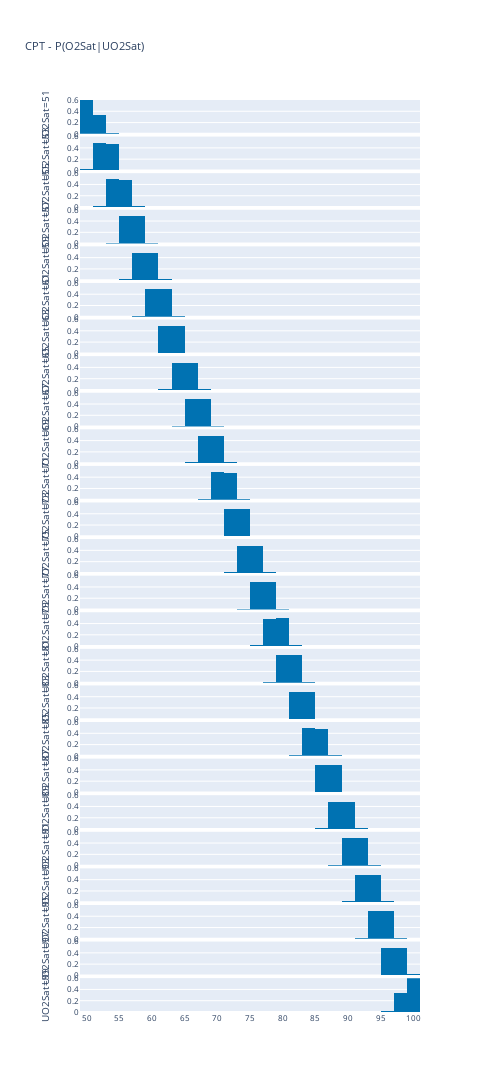

Notebook cell for this chart:
### Code cell
plot_2d_cpt(O2Sat.cpt, O2Sat, UO2Sat, height=2000, invert=False)

### Figure 1 — Plotly figure (JSON) as saved in the notebook; plotly's stock layout.template omitted (floating-point values rounded to 4 significant figures)
{"data": [{"histfunc": "sum", "marker": {"color": "#0072b2"}, "type": "histogram", "x": [49, 51, 53, 55, 57, 59, 61, 63, 65, 67, 69, 71, 73, 75, 77, 79, 81, 83, 85, 87, 89, 91, 93, 95, 97, 99], "xaxis": "x", "xbins": {"end": 101, "size": 2, "start": 49}, "y": [0.6568, 0.3327, 0.01039, 3.383e-05, 0, 0, 0, 0, 0, 0, 0, 0, 0, 0, 0, 0, 0, 0, 0, 0, 0, 0, 0, 0, 0, 0], "yaxis": "y"}, {"histfunc": "sum", "marker": {"color": "#0072b2"}, "type": "histogram", "x": [49, 51, 53, 55, 57, 59, 61, 63, 65, 67, 69, 71, 73, 75, 77, 79, 81, 83, 85, 87, 89, 91, 93, 95, 97, 99], "xaxis": "x2", "xbins": {"end": 101, "size": 2, "start": 49}, "y": [0.0237, 0.4866, 0.4761, 0.01359, 0, 0, 0, 0, 0, 0, 0, 0, 0, 0, 0, 0, 0, 0, 0, 0, 0, 0, 0, 0, 0, 0], "yaxis": "y2"}, {"histfunc": "sum", "marker": {"color": "#0072b2"}, "type": "histogram", "x": [49, 51, 53, 55, 57, 59, 61, 63, 65, 67, 69, 71, 73, 75, 77, 79, 81, 83, 85, 87, 89, 91, 93, 95, 97, 99], "xaxis": "x3", "xbins": {"end": 101, "size": 2, "start": 49}, "y": [0.0001014, 0.01416, 0.4899, 0.4809, 0.01495, 0, 0, 0, 0, 0, 0, 0, 0, 0, 0, 0, 0, 0, 0, 0, 0, 0, 0, 0, 0, 0], "yaxis": "y3"}, {"histfunc": "sum", "marker": {"color": "#0072b2"}, "type": "histogram", "x": [49, 51, 53, 55, 57, 59, 61, 63, 65, 67, 69, 71, 73, 75, 77, 79, 81, 83, 85, 87, 89, 91, 93, 95, 97, 99], "xaxis": "x4", "xbins": {"end": 101, "size": 2, "start": 49}, "y": [0, 0, 0.01345, 0.4877, 0.486, 0.01286, 0, 0, 0, 0, 0, 0, 0, 0, 0, 0, 0, 0, 0, 0, 0, 0, 0, 0, 0, 0], "yaxis": "y4"}, {"histfunc": "sum", "marker": {"color": "#0072b2"}, "type": "histogram", "x": [49, 51, 53, 55, 57, 59, 61, 63, 65, 67, 69, 71, 73, 75, 77, 79, 81, 83, 85, 87, 89, 91, 93, 95, 97, 99], "xaxis": "x5", "xbins": {"end": 101, "size": 2, "start": 49}, "y": [0, 0, 0, 0.01452, 0.4831, 0.4896, 0.01284, 0, 0, 0, 0, 0, 0, 0, 0, 0, 0, 0, 0, 0, 0, 0, 0, 0, 0, 0], "yaxis": "y5"}, {"histfunc": "sum", "marker": {"color": "#0072b2"}, "type": "histogram", "x": [49, 51, 53, 55, 57, 59, 61, 63, 65, 67, 69, 71, 73, 75, 77, 79, 81, 83, 85, 87, 89, 91, 93, 95, 97, 99], "xaxis": "x6", "xbins": {"end": 101, "size": 2, "start": 49}, "y": [0, 0, 0, 0, 0.01484, 0.4838, 0.4871, 0.01422, 0, 0, 0, 0, 0, 0, 0, 0, 0, 0, 0, 0, 0, 0, 0, 0, 0, 0], "yaxis": "y6"}, {"histfunc": "sum", "marker": {"color": "#0072b2"}, "type": "histogram", "x": [49, 51, 53, 55, 57, 59, 61, 63, 65, 67, 69, 71, 73, 75, 77, 79, 81, 83, 85, 87, 89, 91, 93, 95, 97, 99], "xaxis": "x7", "xbins": {"end": 101, "size": 2, "start": 49}, "y": [0, 0, 0, 0, 0, 0.01469, 0.4858, 0.4859, 0.01367, 0, 0, 0, 0, 0, 0, 0, 0, 0, 0, 0, 0, 0, 0, 0, 0, 0], "yaxis": "y7"}, {"histfunc": "sum", "marker": {"color": "#0072b2"}, "type": "histogram", "x": [49, 51, 53, 55, 57, 59, 61, 63, 65, 67, 69, 71, 73, 75, 77, 79, 81, 83, 85, 87, 89, 91, 93, 95, 97, 99], "xaxis": "x8", "xbins": {"end": 101, "size": 2, "start": 49}, "y": [0, 0, 0, 0, 0, 0, 0.01375, 0.4847, 0.4864, 0.01516, 0, 0, 0, 0, 0, 0, 0, 0, 0, 0, 0, 0, 0, 0, 0, 0], "yaxis": "y8"}, {"histfunc": "sum", "marker": {"color": "#0072b2"}, "type": "histogram", "x": [49, 51, 53, 55, 57, 59, 61, 63, 65, 67, 69, 71, 73, 75, 77, 79, 81, 83, 85, 87, 89, 91, 93, 95, 97, 99], "xaxis": "x9", "xbins": {"end": 101, "size": 2, "start": 49}, "y": [0, 0, 0, 0, 0, 0, 0, 0.01344, 0.4852, 0.4887, 0.0127, 0, 0, 0, 0, 0, 0, 0, 0, 0, 0, 0, 0, 0, 0, 0], "yaxis": "y9"}, {"histfunc": "sum", "marker": {"color": "#0072b2"}, "type": "histogram", "x": [49, 51, 53, 55, 57, 59, 61, 63, 65, 67, 69, 71, 73, 75, 77, 79, 81, 83, 85, 87, 89, 91, 93, 95, 97, 99], "xaxis": "x10", "xbins": {"end": 101, "size": 2, "start": 49}, "y": [0, 0, 0, 0, 0, 0, 0, 0, 0.01315, 0.4896, 0.4839, 0.01328, 0, 0, 0, 0, 0, 0, 0, 0, 0, 0, 0, 0, 0, 0], "yaxis": "y10"}, {"histfunc": "sum", "marker": {"color": "#0072b2"}, "type": "histogram", "x": [49, 51, 53, 55, 57, 59, 61, 63, 65, 67, 69, 71, 73, 75, 77, 79, 81, 83, 85, 87, 89, 91, 93, 95, 97, 99], "xaxis": "x11", "xbins": {"end": 101, "size": 2, "start": 49}, "y": [0, 0, 0, 0, 0, 0, 0, 0, 0, 0.01294, 0.4923, 0.4805, 0.01432, 0, 0, 0, 0, 0, 0, 0, 0, 0, 0, 0, 0, 0], "yaxis": "y11"}, {"histfunc": "sum", "marker": {"color": "#0072b2"}, "type": "histogram", "x": [49, 51, 53, 55, 57, 59, 61, 63, 65, 67, 69, 71, 73, 75, 77, 79, 81, 83, 85, 87, 89, 91, 93, 95, 97, 99], "xaxis": "x12", "xbins": {"end": 101, "size": 2, "start": 49}, "y": [0, 0, 0, 0, 0, 0, 0, 0, 0, 0, 0.01262, 0.487, 0.4871, 0.01333, 0, 0, 0, 0, 0, 0, 0, 0, 0, 0, 0, 0], "yaxis": "y12"}, {"histfunc": "sum", "marker": {"color": "#0072b2"}, "type": "histogram", "x": [49, 51, 53, 55, 57, 59, 61, 63, 65, 67, 69, 71, 73, 75, 77, 79, 81, 83, 85, 87, 89, 91, 93, 95, 97, 99], "xaxis": "x13", "xbins": {"end": 101, "size": 2, "start": 49}, "y": [0, 0, 0, 0, 0, 0, 0, 0, 0, 0, 0, 0.01525, 0.4852, 0.486, 0.01352, 0, 0, 0, 0, 0, 0, 0, 0, 0, 0, 0], "yaxis": "y13"}, {"histfunc": "sum", "marker": {"color": "#0072b2"}, "type": "histogram", "x": [49, 51, 53, 55, 57, 59, 61, 63, 65, 67, 69, 71, 73, 75, 77, 79, 81, 83, 85, 87, 89, 91, 93, 95, 97, 99], "xaxis": "x14", "xbins": {"end": 101, "size": 2, "start": 49}, "y": [0, 0, 0, 0, 0, 0, 0, 0, 0, 0, 0, 0, 0.01275, 0.4851, 0.4887, 0.01347, 0, 0, 0, 0, 0, 0, 0, 0, 0, 0], "yaxis": "y14"}, {"histfunc": "sum", "marker": {"color": "#0072b2"}, "type": "histogram", "x": [49, 51, 53, 55, 57, 59, 61, 63, 65, 67, 69, 71, 73, 75, 77, 79, 81, 83, 85, 87, 89, 91, 93, 95, 97, 99], "xaxis": "x15", "xbins": {"end": 101, "size": 2, "start": 49}, "y": [0, 0, 0, 0, 0, 0, 0, 0, 0, 0, 0, 0, 0, 0.01316, 0.4831, 0.4895, 0.01432, 0, 0, 0, 0, 0, 0, 0, 0, 0], "yaxis": "y15"}, {"histfunc": "sum", "marker": {"color": "#0072b2"}, "type": "histogram", "x": [49, 51, 53, 55, 57, 59, 61, 63, 65, 67, 69, 71, 73, 75, 77, 79, 81, 83, 85, 87, 89, 91, 93, 95, 97, 99], "xaxis": "x16", "xbins": {"end": 101, "size": 2, "start": 49}, "y": [0, 0, 0, 0, 0, 0, 0, 0, 0, 0, 0, 0, 0, 0, 0.01192, 0.4858, 0.4901, 0.01217, 0, 0, 0, 0, 0, 0, 0, 0], "yaxis": "y16"}, {"histfunc": "sum", "marker": {"color": "#0072b2"}, "type": "histogram", "x": [49, 51, 53, 55, 57, 59, 61, 63, 65, 67, 69, 71, 73, 75, 77, 79, 81, 83, 85, 87, 89, 91, 93, 95, 97, 99], "xaxis": "x17", "xbins": {"end": 101, "size": 2, "start": 49}, "y": [0, 0, 0, 0, 0, 0, 0, 0, 0, 0, 0, 0, 0, 0, 0, 0.0131, 0.4872, 0.486, 0.01368, 0, 0, 0, 0, 0, 0, 0], "yaxis": "y17"}, {"histfunc": "sum", "marker": {"color": "#0072b2"}, "type": "histogram", "x": [49, 51, 53, 55, 57, 59, 61, 63, 65, 67, 69, 71, 73, 75, 77, 79, 81, 83, 85, 87, 89, 91, 93, 95, 97, 99], "xaxis": "x18", "xbins": {"end": 101, "size": 2, "start": 49}, "y": [0, 0, 0, 0, 0, 0, 0, 0, 0, 0, 0, 0, 0, 0, 0, 0, 0.0136, 0.4896, 0.4838, 0.01301, 0, 0, 0, 0, 0, 0], "yaxis": "y18"}, {"histfunc": "sum", "marker": {"color": "#0072b2"}, "type": "histogram", "x": [49, 51, 53, 55, 57, 59, 61, 63, 65, 67, 69, 71, 73, 75, 77, 79, 81, 83, 85, 87, 89, 91, 93, 95, 97, 99], "xaxis": "x19", "xbins": {"end": 101, "size": 2, "start": 49}, "y": [0, 0, 0, 0, 0, 0, 0, 0, 0, 0, 0, 0, 0, 0, 0, 0, 0, 0.01509, 0.4875, 0.4842, 0.01319, 0, 0, 0, 0, 0], "yaxis": "y19"}, {"histfunc": "sum", "marker": {"color": "#0072b2"}, "type": "histogram", "x": [49, 51, 53, 55, 57, 59, 61, 63, 65, 67, 69, 71, 73, 75, 77, 79, 81, 83, 85, 87, 89, 91, 93, 95, 97, 99], "xaxis": "x20", "xbins": {"end": 101, "size": 2, "start": 49}, "y": [0, 0, 0, 0, 0, 0, 0, 0, 0, 0, 0, 0, 0, 0, 0, 0, 0, 0, 0.01339, 0.4855, 0.4875, 0.01366, 0, 0, 0, 0], "yaxis": "y20"}, {"histfunc": "sum", "marker": {"color": "#0072b2"}, "type": "histogram", "x": [49, 51, 53, 55, 57, 59, 61, 63, 65, 67, 69, 71, 73, 75, 77, 79, 81, 83, 85, 87, 89, 91, 93, 95, 97, 99], "xaxis": "x21", "xbins": {"end": 101, "size": 2, "start": 49}, "y": [0, 0, 0, 0, 0, 0, 0, 0, 0, 0, 0, 0, 0, 0, 0, 0, 0, 0, 0, 0.01476, 0.4825, 0.4886, 0.01414, 0, 0, 0], "yaxis": "y21"}, {"histfunc": "sum", "marker": {"color": "#0072b2"}, "type": "histogram", "x": [49, 51, 53, 55, 57, 59, 61, 63, 65, 67, 69, 71, 73, 75, 77, 79, 81, 83, 85, 87, 89, 91, 93, 95, 97, 99], "xaxis": "x22", "xbins": {"end": 101, "size": 2, "start": 49}, "y": [0, 0, 0, 0, 0, 0, 0, 0, 0, 0, 0, 0, 0, 0, 0, 0, 0, 0, 0, 0, 0.0145, 0.4838, 0.4885, 0.01317, 0, 0], "yaxis": "y22"}, {"histfunc": "sum", "marker": {"color": "#0072b2"}, "type": "histogram", "x": [49, 51, 53, 55, 57, 59, 61, 63, 65, 67, 69, 71, 73, 75, 77, 79, 81, 83, 85, 87, 89, 91, 93, 95, 97, 99], "xaxis": "x23", "xbins": {"end": 101, "size": 2, "start": 49}, "y": [0, 0, 0, 0, 0, 0, 0, 0, 0, 0, 0, 0, 0, 0, 0, 0, 0, 0, 0, 0, 4.96e-05, 0.01422, 0.487, 0.4848, 0.01385, 9.978e-05], "yaxis": "y23"}, {"histfunc": "sum", "marker": {"color": "#0072b2"}, "type": "histogram", "x": [49, 51, 53, 55, 57, 59, 61, 63, 65, 67, 69, 71, 73, 75, 77, 79, 81, 83, 85, 87, 89, 91, 93, 95, 97, 99], "xaxis": "x24", "xbins": {"end": 101, "size": 2, "start": 49}, "y": [0, 0, 0, 0, 0, 0, 0, 0, 0, 0, 0, 0, 0, 0, 0, 0, 0, 0, 0, 0, 0, 0, 0.01382, 0.4785, 0.4803, 0.0274], "yaxis": "y24"}, {"histfunc": "sum", "marker": {"color": "#0072b2"}, "type": "histogram", "x": [49, 51, 53, 55, 57, 59, 61, 63, 65, 67, 69, 71, 73, 75, 77, 79, 81, 83, 85, 87, 89, 91, 93, 95, 97, 99], "xaxis": "x25", "xbins": {"end": 101, "size": 2, "start": 49}, "y": [0, 0, 0, 0, 0, 0, 0, 0, 0, 0, 0, 0, 0, 0, 0, 0, 0, 0, 0, 0, 0, 0, 0, 0.009677, 0.3345, 0.6559], "yaxis": "y25"}], "layout": {"font": {"size": 8}, "height": 2000, "showlegend": false, "title": {"text": "CPT - P(O2Sat|UO2Sat)"}, "width": 500, "xaxis": {"anchor": "y", "domain": [0, 1], "matches": "x25", "nticks": 20, "range": [49, 101], "showticklabels": false, "title": {}}, "xaxis10": {"anchor": "y10", "domain": [0, 1], "matches": "x25", "nticks": 20, "range": [49, 101], "showticklabels": false, "title": {}}, "xaxis11": {"anchor": "y11", "domain": [0, 1], "matches": "x25", "nticks": 20, "range": [49, 101], "showticklabels": false, "title": {}}, "xaxis12": {"anchor": "y12", "domain": [0, 1], "matches": "x25", "nticks": 20, "range": [49, 101], "showticklabels": false, "title": {}}, "xaxis13": {"anchor": "y13", "domain": [0, 1], "matches": "x25", "nticks": 20, "range": [49, 101], "showticklabels": false, "title": {}}, "xaxis14": {"anchor": "y14", "domain": [0, 1], "matches": "x25", "nticks": 20, "range": [49, 101], "showticklabels": false, "title": {}}, "xaxis15": {"anchor": "y15", "domain": [0, 1], "matches": "x25", "nticks": 20, "range": [49, 101], "showticklabels": false, "title": {}}, "xaxis16": {"anchor": "y16", "domain": [0, 1], "matches": "x25", "nticks": 20, "range": [49, 101], "showticklabels": false, "title": {}}, "xaxis17": {"anchor": "y17", "domain": [0, 1], "matches": "x25", "nticks": 20, "range": [49, 101], "showticklabels": false, "title": {}}, "xaxis18": {"anchor": "y18", "domain": [0, 1], "matches": "x25", "nticks": 20, "range": [49, 101], "showticklabels": false, "title": {}}, "xaxis19": {"anchor": "y19", "domain": [0, 1], "matches": "x25", "nticks": 20, "range": [49, 101], "showticklabels": false, "title": {}}, "xaxis2": {"anchor": "y2", "domain": [0, 1], "matches": "x25", "nticks": 20, "range": [49, 101], "showticklabels": false, "title": {}}, "xaxis20": {"anchor": "y20", "domain": [0, 1], "matches": "x25", "nticks": 20, "range": [49, 101], "showticklabels": false, "title": {}}, "xaxis21": {"anchor": "y21", "domain": [0, 1], "matches": "x25", "nticks": 20, "range": [49, 101], "showticklabels": false, "title": {}}, "xaxis22": {"anchor": "y22", "domain": [0, 1], "matches": "x25", "nticks": 20, "range": [49, 101], "showticklabels": false, "title": {}}, "xaxis23": {"anchor": "y23", "domain": [0, 1], "matches": "x25", "nticks": 20, "range": [49, 101], "showticklabels": false, "title": {}}, "xaxis24": {"anchor": "y24", "domain": [0, 1], "matches": "x25", "nticks": 20, "range": [49, 101], "showticklabels": false, "title": {}}, "xaxis25": {"anchor": "y25", "domain": [0, 1], "nticks": 20, "range": [49, 101], "title": {}}, "xaxis3": {"anchor": "y3", "domain": [0, 1], "matches": "x25", "nticks": 20, "range": [49, 101], "showticklabels": false, "title": {}}, "xaxis4": {"anchor": "y4", "domain": [0, 1], "matches": "x25", "nticks": 20, "range": [49, 101], "showticklabels": false, "title": {}}, "xaxis5": {"anchor": "y5", "domain": [0, 1], "matches": "x25", "nticks": 20, "range": [49, 101], "showticklabels": false, "title": {}}, "xaxis6": {"anchor": "y6", "domain": [0, 1], "matches": "x25", "nticks": 20, "range": [49, 101], "showticklabels": false, "title": {}}, "xaxis7": {"anchor": "y7", "domain": [0, 1], "matches": "x25", "nticks": 20, "range": [49, 101], "showticklabels": false, "title": {}}, "xaxis8": {"anchor": "y8", "domain": [0, 1], "matches": "x25", "nticks": 20, "range": [49, 101], "showticklabels": false, "title": {}}, "xaxis9": {"anchor": "y9", "domain": [0, 1], "matches": "x25", "nticks": 20, "range": [49, 101], "showticklabels": false, "title": {}}, "yaxis": {"anchor": "x", "domain": [0.9629, 1], "range": [0, 0.6], "title": {"text": "UO2Sat=51"}}, "yaxis10": {"anchor": "x10", "domain": [0.6018, 0.6389], "range": [0, 0.6], "title": {"text": "UO2Sat=69"}}, "yaxis11": {"anchor": "x11", "domain": [0.5617, 0.5988], "range": [0, 0.6], "title": {"text": "UO2Sat=71"}}, "yaxis12": {"anchor": "x12", "domain": [0.5216, 0.5587], "range": [0, 0.6], "title": {"text": "UO2Sat=73"}}, "yaxis13": {"anchor": "x13", "domain": [0.4814, 0.5186], "range": [0, 0.6], "title": {"text": "UO2Sat=75"}}, "yaxis14": {"anchor": "x14", "domain": [0.4413, 0.4784], "range": [0, 0.6], "title": {"text": "UO2Sat=77"}}, "yaxis15": {"anchor": "x15", "domain": [0.4012, 0.4383], "range": [0, 0.6], "title": {"text": "UO2Sat=79"}}, "yaxis16": {"anchor": "x16", "domain": [0.3611, 0.3982], "range": [0, 0.6], "title": {"text": "UO2Sat=81"}}, "yaxis17": {"anchor": "x17", "domain": [0.321, 0.3581], "range": [0, 0.6], "title": {"text": "UO2Sat=83"}}, "yaxis18": {"anchor": "x18", "domain": [0.2808, 0.318], "range": [0, 0.6], "title": {"text": "UO2Sat=85"}}, "yaxis19": {"anchor": "x19", "domain": [0.2407, 0.2778], "range": [0, 0.6], "title": {"text": "UO2Sat=87"}}, "yaxis2": {"anchor": "x2", "domain": [0.9228, 0.9599], "range": [0, 0.6], "title": {"text": "UO2Sat=53"}}, "yaxis20": {"anchor": "x20", "domain": [0.2006, 0.2377], "range": [0, 0.6], "title": {"text": "UO2Sat=89"}}, "yaxis21": {"anchor": "x21", "domain": [0.1605, 0.1976], "range": [0, 0.6], "title": {"text": "UO2Sat=91"}}, "yaxis22": {"anchor": "x22", "domain": [0.1204, 0.1575], "range": [0, 0.6], "title": {"text": "UO2Sat=93"}}, "yaxis23": {"anchor": "x23", "domain": [0.08024, 0.1174], "range": [0, 0.6], "title": {"text": "UO2Sat=95"}}, "yaxis24": {"anchor": "x24", "domain": [0.04012, 0.07724], "range": [0, 0.6], "title": {"text": "UO2Sat=97"}}, "yaxis25": {"anchor": "x25", "domain": [0, 0.03712], "range": [0, 0.6], "title": {"text": "UO2Sat=99"}}, "yaxis3": {"anchor": "x3", "domain": [0.8826, 0.9198], "range": [0, 0.6], "title": {"text": "UO2Sat=55"}}, "yaxis4": {"anchor": "x4", "domain": [0.8425, 0.8796], "range": [0, 0.6], "title": {"text": "UO2Sat=57"}}, "yaxis5": {"anchor": "x5", "domain": [0.8024, 0.8395], "range": [0, 0.6], "title": {"text": "UO2Sat=59"}}, "yaxis6": {"anchor": "x6", "domain": [0.7623, 0.7994], "range": [0, 0.6], "title": {"text": "UO2Sat=61"}}, "yaxis7": {"anchor": "x7", "domain": [0.7222, 0.7593], "range": [0, 0.6], "title": {"text": "UO2Sat=63"}}, "yaxis8": {"anchor": "x8", "domain": [0.682, 0.7192], "range": [0, 0.6], "title": {"text": "UO2Sat=65"}}, "yaxis9": {"anchor": "x9", "domain": [0.6419, 0.679], "range": [0, 0.6], "title": {"text": "UO2Sat=67"}}}}
